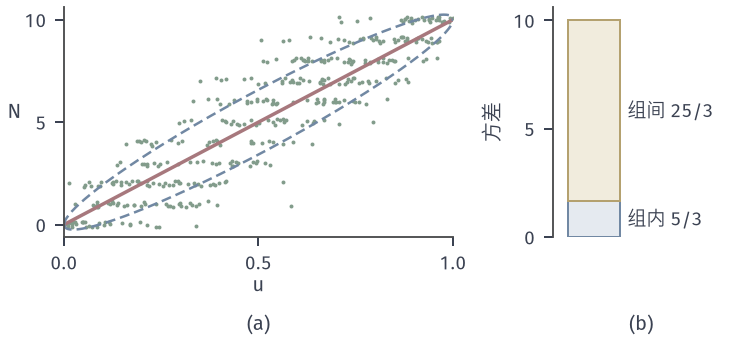

Write the Python code that produced this figure.
"""Random coin, n=10: (a) 400 simulated (U,N) (seed 3, vertical jitter U(-0.15,0.15)), conditional mean 10u (red),
mean +- conditional sd (blue dashed); (b) total variance 10 = within 5/3 + between 25/3."""
from pathlib import Path
import sys, math
sys.path.insert(0, str(Path(__file__).resolve().parents[1]/"cdis-common"))
from common import *
HERE = Path(__file__).resolve().parent
n = 10
rng = np.random.default_rng(3)
U = rng.random(400); N = rng.binomial(n, U)
fig, (a, b) = figure(width_mm=104, height_mm=48, ncols=2, gridspec_kw={'width_ratios': [2.2, 1]})
a.scatter(U, N + rng.uniform(-0.15, 0.15, U.size), s=2.5, color=GREEN, lw=0)
u = np.linspace(0, 1, 300); sd = np.sqrt(n*u*(1 - u))
a.plot(u, n*u, color=RED, lw=1.4)
a.plot(u, n*u + sd, color=BLUE, lw=1.0, ls=DASH); a.plot(u, n*u - sd, color=BLUE, lw=1.0, ls=DASH)
a.set_xlim(0, 1); a.set_ylim(-0.6, 10.6); a.set_xticks([0, 0.5, 1]); a.set_yticks([0, 5, 10])
a.set_xlabel('$u$', labelpad=1); a.set_ylabel('$N$', rotation=0)
w, bt = n/6, n**2/12
b.bar([0], [w], width=0.5, color=BLUE_FILL, edgecolor=BLUE, lw=0.8)
b.bar([0], [bt], bottom=[w], width=0.5, color=YELLOW_FILL, edgecolor=YELLOW, lw=0.8)
b.text(0.32, w/2, '组内 5/3', va='center', fontsize=7.5)
b.text(0.32, w + bt/2, '组间 25/3', va='center', fontsize=7.5)
b.set_xlim(-0.4, 1.3); b.set_ylim(0, 10.6); b.set_xticks([]); b.set_yticks([0, 5, 10])
b.spines['bottom'].set_visible(False)
b.set_ylabel('方差')

tags(fig, (a, b,), ('(a)', '(b)',))
save(fig, HERE, 'figure', {'n': n, 'seed': 3, 'samples': 400, 'within': w, 'between': bt, 'sample_var_N': float(N.var())})
